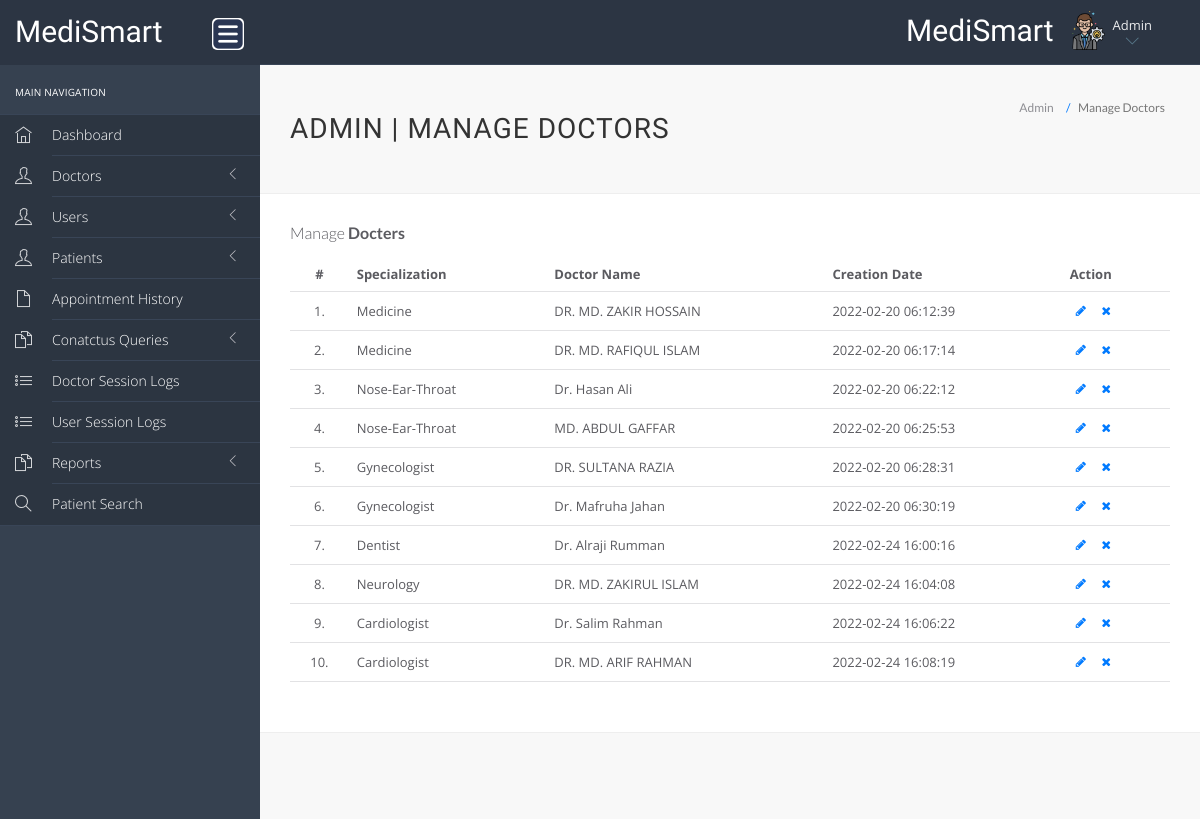
The page /hms/admin/manage-doctors.php (signed in) on the database its author committed.
### tables this page shows
CREATE TABLE `doctors` (
  `id` int(11) NOT NULL,
  `specilization` varchar(255) DEFAULT NULL,
  `doctorName` varchar(255) DEFAULT NULL,
  `profile_pic` varchar(255) NOT NULL,
  `docgender` varchar(10) NOT NULL,
  `docdegree` varchar(255) NOT NULL,
  `address` longtext DEFAULT NULL,
  `docFees` varchar(255) DEFAULT NULL,
  `practicedays` varchar(30) NOT NULL,
  `practicetime` varchar(30) NOT NULL,
  `contactno` varchar(13) DEFAULT NULL,
  `docEmail` varchar(255) DEFAULT NULL,
  `password` varchar(255) DEFAULT NULL,
  `creationDate` timestamp NULL DEFAULT current_timestamp(),
  `updationDate` timestamp NULL DEFAULT NULL ON UPDATE current_timestamp()
);

### hms/admin/manage-doctors.php (the view, shortened to what this page needs)
<?php
include('include/config.php');
?>
<!DOCTYPE html>
<html lang="en">
	<head>
		<link rel="stylesheet" href="vendor/bootstrap/css/bootstrap.min.css">
		<link rel="stylesheet" href="vendor/fontawesome/css/font-awesome.min.css">
		<link rel="stylesheet" href="vendor/themify-icons/themify-icons.min.css">
		<link href="vendor/animate.css/animate.min.css" rel="stylesheet" media="screen">
		<link href="vendor/perfect-scrollbar/perfect-scrollbar.min.css" rel="stylesheet" media="screen">
		<link href="vendor/switchery/switchery.min.css" rel="stylesheet" media="screen">
		<link href="vendor/bootstrap-touchspin/jquery.bootstrap-touchspin.min.css" rel="stylesheet" media="screen">
		<link href="vendor/select2/select2.min.css" rel="stylesheet" media="screen">
		<link href="vendor/bootstrap-datepicker/bootstrap-datepicker3.standalone.min.css" rel="stylesheet" media="screen">
		<link href="vendor/bootstrap-timepicker/bootstrap-timepicker.min.css" rel="stylesheet" media="screen">
		<link rel="stylesheet" href="assets/css/styles.css">
		<link rel="stylesheet" href="assets/css/plugins.css">
		<link rel="stylesheet" href="assets/css/themes/theme-5.css" id="skin_color" />
	</head>
	<body>
		<div id="app">
<?php include('include/sidebar.php');?>
			<div class="app-content">
						<?php include('include/header.php');?>
				<div class="main-content" >
					<div class="wrap-content container" id="container">
						<section id="page-title">
							<div class="row">
								<div class="col-sm-8">
									<h1 class="mainTitle">Admin | Manage Doctors</h1>
																	</div>
								<ol class="breadcrumb">
									<li>
										<span>Admin</span>
									</li>
									<li class="active">
										<span>Manage Doctors</span>
									</li>
								</ol>
							</div>
						</section>
						<div class="container-fluid container-fullw bg-white">
									<div class="row">
								<div class="col-md-12">
									<h5 class="over-title margin-bottom-15">Manage <span class="text-bold">Docters</span></h5>
									<table class="table table-hover" id="sample-table-1">
										<thead>
											<tr>
												<th class="center">#</th>
												<th>Specialization</th>
												<th class="hidden-xs">Doctor Name</th>
												<th>Creation Date </th>
												<th>Action</th>
											</tr>
										</thead>
										<tbody>
<?php
$sql=mysqli_query($con,"select * from doctors");
$cnt=1;
while($row=mysqli_fetch_array($sql))
{
?>
											<tr>
												<td class="center"><?php echo $cnt;?>.</td>
												<td class="hidden-xs"><?php echo $row['specilization'];?></td>
												<td><?php echo $row['doctorName'];?></td>
												<td><?php echo $row['creationDate'];?>
												</td>
												<td >
												<div class="visible-md visible-lg hidden-sm hidden-xs">
							<a href="edit-doctor.php?id=<?php echo $row['id'];?>" class="btn btn-transparent btn-xs" tooltip-placement="top" tooltip="Edit"><i class="fa fa-pencil"></i></a>
	<a href="manage-doctors.php?id=<?php echo $row['id']?>&del=delete" onClick="return confirm('Are you sure you want to delete?')"class="btn btn-transparent btn-xs tooltips" tooltip-placement="top" tooltip="Remove"><i class="fa fa-times fa fa-white"></i></a>
												</div>
												</td>
											</tr>
											<?php
$cnt=$cnt+1;
											 }?>
										</tbody>
									</table>
								</div>
							</div>
								</div>
							</div>
						</div>
					</div>
				</div>
	<?php include('include/footer.php');?>
	</body>
</html>

### hms/admin/assets/css/themes/theme-5.css (style rules this page uses)
body { background: #f8f8f8; }

### rows shown on the page
doctors: specilization "Medicine", doctorName "DR. MD. ZAKIR HOSSAIN", creationDate "2022-02-20 06:12:39"
doctors: specilization "Medicine", doctorName "DR. MD. RAFIQUL ISLAM", creationDate "2022-02-20 06:17:14"
doctors: specilization "Nose-Ear-Throat", doctorName "Dr. Hasan Ali", creationDate "2022-02-20 06:22:12"
doctors: specilization "Nose-Ear-Throat", doctorName "MD. ABDUL GAFFAR", creationDate "2022-02-20 06:25:53"
doctors: specilization "Gynecologist", doctorName "DR. SULTANA RAZIA", creationDate "2022-02-20 06:28:31"
doctors: specilization "Gynecologist", doctorName "Dr. Mafruha Jahan", creationDate "2022-02-20 06:30:19"
doctors: specilization "Dentist", doctorName "Dr. Alraji Rumman", creationDate "2022-02-24 16:00:16"
doctors: specilization "Neurology", doctorName "DR. MD. ZAKIRUL ISLAM", creationDate "2022-02-24 16:04:08"
doctors: specilization "Cardiologist", doctorName "Dr. Salim Rahman", creationDate "2022-02-24 16:06:22"
doctors: specilization "Cardiologist", doctorName "DR. MD. ARIF RAHMAN", creationDate "2022-02-24 16:08:19"
